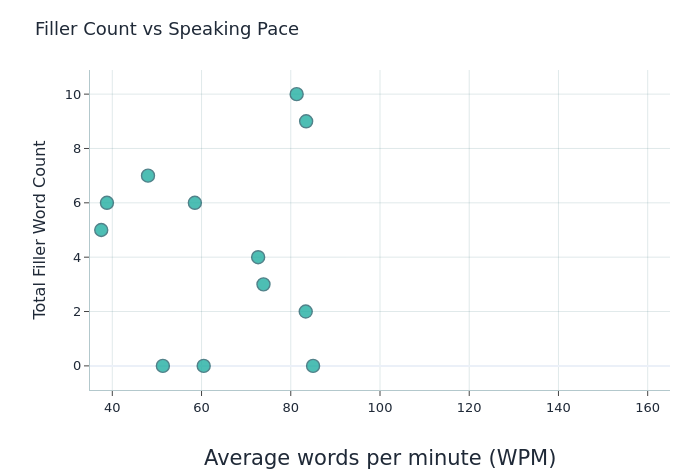

The code cell stored with this chart in its notebook:
### Markdown cell above
## 6) Filler count vs speaking pace

This scatter plot shows whether faster speaking correlates with more filler words, which could indicate nervousness or difficulty keeping up with thoughts.

### Code cell
import plotly.graph_objects as go


def _wrap_text(text, width=16):
    if len(text) <= width:
        return text
    return '<br>'.join(text[i:i + width] for i in range(0, len(text), width))


# Collect filler counts and average WPM for each recording
filler_counts = []
avg_wpm_values = []
rec_labels = []

for rec in recordings:
    total_fillers = len(rec.get('filler_events', []))
    filler_counts.append(total_fillers)

    rolling_wpm = rec.get('rolling_wpm_30s', [])
    if rolling_wpm:
        avg_wpm = float(np.mean([p['wpm'] for p in rolling_wpm]))
    else:
        avg_wpm = 0.0
    avg_wpm_values.append(avg_wpm)
    rec_labels.append(rec['recording_id'])

wrapped_labels = [_wrap_text(label, width=16) for label in rec_labels]
customdata = list(zip(wrapped_labels, avg_wpm_values, filler_counts))

fig = go.Figure(
    data=[
        go.Scatter(
            x=avg_wpm_values,
            y=filler_counts,
            mode='markers',
            marker={
                'size': 13,
                'color': PRIMARY_TEAL,
                'line': {'color': DARK_TEAL, 'width': 1.4},
                'opacity': 0.8,
            },
            customdata=customdata,
            hovertemplate=(
                '<b>Recording name:</b> <b>%{customdata[0]}</b><br>'
                + '<b>Avg WPM:</b> <b>%{customdata[1]:.1f}</b><br>'
                + '<b>Filler words:</b> <b>%{customdata[2]}</b><extra></extra>'
            ),
            showlegend=False,
        )
    ]
)

fig.update_layout(
    title='Filler Count vs Speaking Pace',
    xaxis_title='',
    yaxis_title='Total Filler Word Count',
    template='plotly_white',
    width=700,
    height=470,
    font={'family': 'DejaVu Sans', 'size': 13, 'color': '#1f2937'},
    margin={'l': 90, 'r': 30, 't': 70, 'b': 80},
    hoverlabel={
        'align': 'left',
        'namelength': -1,
        'font': {'size': 14},
        'bgcolor': 'rgba(245, 252, 251, 0.98)',
        'bordercolor': DEEP_TEAL,
    },
    annotations=[
        {
            'text': 'Average words per minute (WPM)',
            'xref': 'paper',
            'yref': 'paper',
            'x': 0.5,
            'y': -0.17,
            'showarrow': False,
            'xanchor': 'center',
            'yanchor': 'top',
            'font': {'size': 21},
        }
    ],
)
fig.update_xaxes(
    range=[35, 165],
    showgrid=True,
    gridcolor='rgba(39, 99, 109, 0.14)',
    showline=True,
    linecolor='rgba(39, 99, 109, 0.35)',
    ticks='outside',
)
fig.update_yaxes(
    showgrid=True,
    gridcolor='rgba(39, 99, 109, 0.14)',
    showline=True,
    linecolor='rgba(39, 99, 109, 0.35)',
    ticks='outside',
)
fig.show()

# Calculate correlation if there are enough points
if len(filler_counts) > 2:
    correlation = np.corrcoef(avg_wpm_values, filler_counts)[0, 1]
    print(f"Correlation between WPM and filler count: {correlation:.3f}")

### Figure 1 — Plotly figure (JSON) as saved in the notebook; plotly's stock layout.template omitted (floating-point values rounded to 4 significant figures)
{"data": [{"customdata": [["LongerTesting_20<br>260215_122254", 83.45, 9], ["Okay_Good_test_2<br>0260415_102254", 81.32, 10], ["Good_Test_202604<br>15_102445", 83.35, 2], ["Test1_20260515_0<br>95848", 72.69, 4], ["Bad_Test_2026061<br>5_102036", 48, 7], ["Semi_Bad_test_20<br>260715_102143", 73.88, 3], ["Recording_133_20<br>261220_152255", 12, 2], ["Recording_133_10", 19.43, 2], ["Recording_133_11", 7.6, 0], ["Recording_133_12", 6, 1], ["Recording_133_13", 10, 2], ["Recording_133_14", 58.5, 6], ["Recording_133_15", 12, 3], ["Recording_133_16", 5.429, 2], ["Recording_133_17", 4.667, 0], ["Recording_133_18", 7.667, 3], ["Recording_133_19", 16, 1], ["Recording_133_7", 16, 1], ["Recording_133_8", 27.2, 2], ["Recording_2", 37.52, 5], ["Recording_2_2", 85, 0], ["Recording_2_3", 51.33, 0], ["Recording_2_4", 38.8, 6], ["Recording_2_5", 3, 1], ["Recording_3", 8, 4], ["Recording_4", 7, 0], ["Recording_5", 14, 1], ["skii_trip_so_goo<br>d", 60.48, 0], ["YetAgain", 30, 2]], "hovertemplate": "<b>Recording name:</b> <b>%{customdata[0]}</b><br><b>Avg WPM:</b> <b>%{customdata[1]:.1f}</b><br><b>Filler words:</b> <b>%{customdata[2]}</b><extra></extra>", "marker": {"color": "#21AFA2", "line": {"color": "#27636D", "width": 1.4}, "opacity": 0.8, "size": 13}, "mode": "markers", "showlegend": false, "type": "scatter", "x": [83.45, 81.32, 83.35, 72.69, 48, 73.88, 12, 19.43, 7.6, 6, 10, 58.5, 12, 5.429, 4.667, 7.667, 16, 16, 27.2, 37.52, 85, 51.33, 38.8, 3, 8, 7, 14, 60.48, 30], "y": [9, 10, 2, 4, 7, 3, 2, 2, 0, 1, 2, 6, 3, 2, 0, 3, 1, 1, 2, 5, 0, 0, 6, 1, 4, 0, 1, 0, 2]}], "layout": {"annotations": [{"font": {"size": 21}, "showarrow": false, "text": "Average words per minute (WPM)", "x": 0.5, "xanchor": "center", "xref": "paper", "y": -0.17, "yanchor": "top", "yref": "paper"}], "font": {"color": "#1f2937", "family": "DejaVu Sans", "size": 13}, "height": 470, "hoverlabel": {"align": "left", "bgcolor": "rgba(245, 252, 251, 0.98)", "bordercolor": "#1E8486", "font": {"size": 14}, "namelength": -1}, "margin": {"b": 80, "l": 90, "r": 30, "t": 70}, "title": {"text": "Filler Count vs Speaking Pace"}, "width": 700, "xaxis": {"gridcolor": "rgba(39, 99, 109, 0.14)", "linecolor": "rgba(39, 99, 109, 0.35)", "range": [35, 165], "showgrid": true, "showline": true, "ticks": "outside", "title": {"text": ""}}, "yaxis": {"gridcolor": "rgba(39, 99, 109, 0.14)", "linecolor": "rgba(39, 99, 109, 0.35)", "showgrid": true, "showline": true, "ticks": "outside", "title": {"text": "Total Filler Word Count"}}}}
